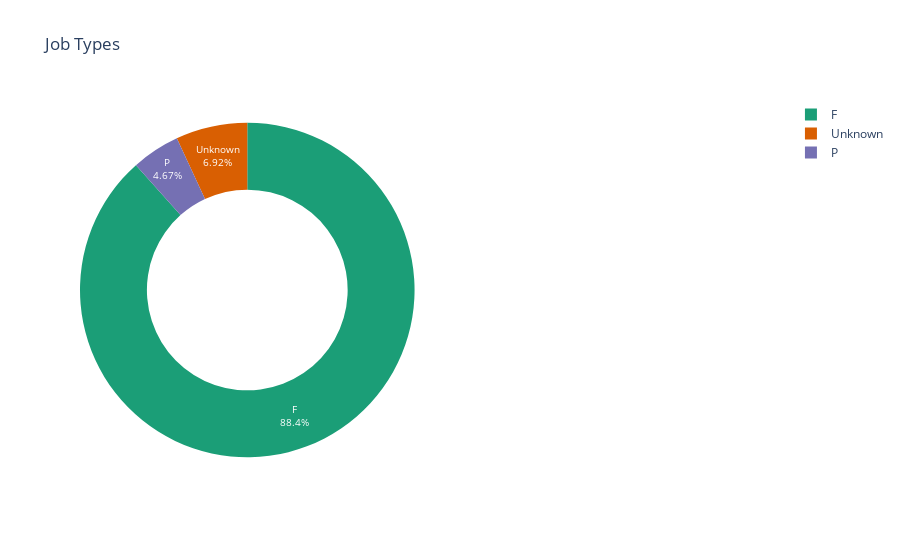

Source (notebook cell):
### Code cell
jobpostingsdata_ny_df['Full-Time/Part-Time_indicator'].fillna("Unknown", inplace=True)
value_counts = jobpostingsdata_ny_df['Full-Time/Part-Time_indicator'].value_counts()
labels = value_counts.index.tolist()
py.iplot(pie_plot(labels, value_counts, ['#1B9E77', '#D95F02', '#7570B3'], "Job Types"))

### Figure 1 — Plotly figure (JSON) as saved in the notebook; plotly's stock layout.template omitted (floating-point values rounded to 4 significant figures)
{"data": [{"domain": {"x": [0, 0.48]}, "hole": 0.6, "labels": ["F", "Unknown", "P"], "marker": {"colors": ["#1B9E77", "#D95F02", "#7570B3"]}, "name": "Job Type", "sort": false, "textfont": {"color": "#FFFFFF", "size": 10}, "textinfo": "percent+label", "type": "pie", "values": [2670, 209, 141]}], "layout": {"annotations": [{"font": {"size": 25}, "showarrow": false, "text": ""}], "title": {"text": "Job Types"}}}
